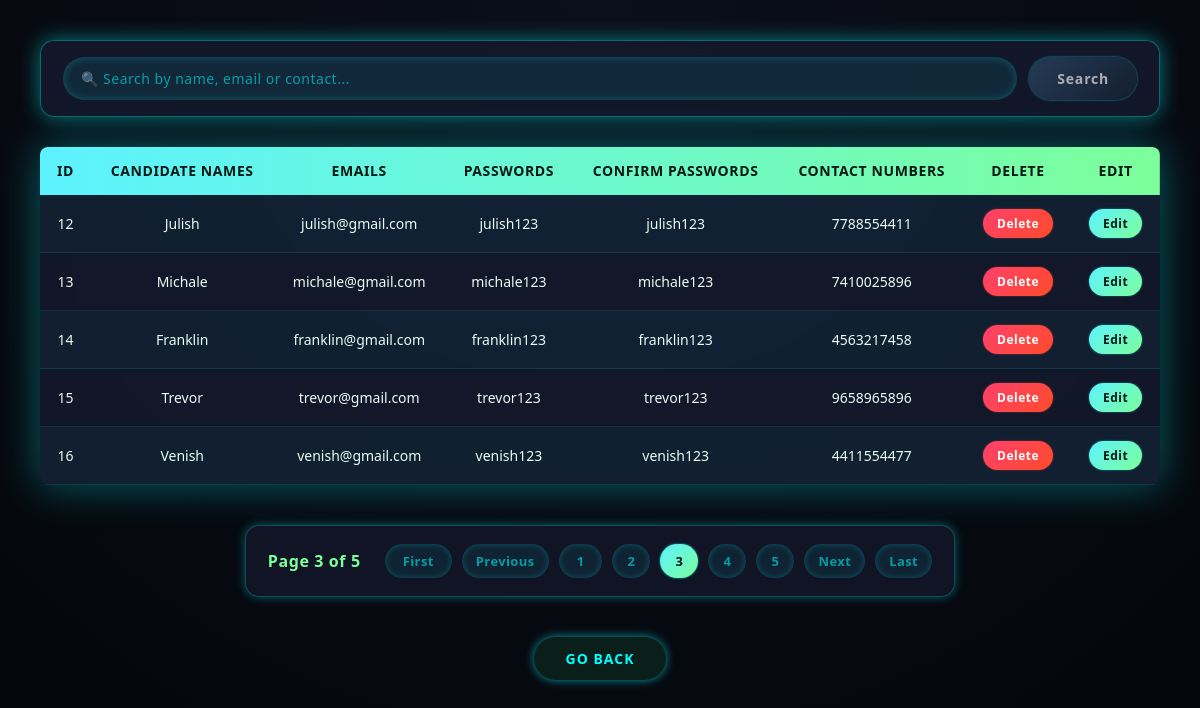
/viewpage/?page=3, run on the app's committed database.
### ProjectOneApp/models.py (models this page shows)
class CandidateDataBases(models.Model):
    candidate_name = models.CharField(max_length=50)
    email = models.EmailField(max_length=50)
    password = models.CharField(max_length=30)
    confirm_password = models.CharField(max_length=30)
    contact_number = models.BigIntegerField()

### ProjectOneApp/views.py (the view)
# urls.py: path("viewpage/", ViewAllData),
def ViewAllData(request):
    search = request.GET.get("search")
    Civils = CandidateDataBases.objects.all()
    if search:
        Civils = Civils.filter(
            Q(candidate_name__icontains=search)
            | Q(email__icontains=search)
            | Q(contact_number__icontains=search)
        )
    Pegi = Paginator(Civils, 5)
    Pages = request.GET.get("page")
    page_objects = Pegi.get_page(Pages)
    logged_user = None
    user_id = request.session.get("user_id")
    if user_id:
        logged_user = CandidateDataBases.objects.get(id=user_id)
    return render(
        request,
        "viewdata.html",
        {"Civils": page_objects, "logged_user": logged_user, "search": search},
    )

### ProjectOneApp/templates/viewdata.html (shortened to what this page needs)
<!DOCTYPE html>
<html lang="en">
<head>
</head>
<body>
    <form method="get" class="search-box">
        <input type="text" name="search" placeholder="🔍 Search by name, email or contact..."
            value="{{ request.GET.search }}">
        <button type="submit">Search</button>
    </form>
    <table>
        <tr>
            <td>ID</td>
            <td>Candidate Names</td>
            <td>Emails</td>
            <td>Passwords</td>
            <td>Confirm Passwords</td>
            <td>Contact Numbers</td>
            <td>Delete</td>
            <td>Edit</td>
        </tr>
        {% for i in Civils %}
        <tr>
            <td>{{i.id}}</td>
            <td>{{i.candidate_name}}</td>
            <td>{{i.email}}</td>
            <td>{{i.password}}</td>
            <td>{{i.confirm_password}}</td>
            <td>{{i.contact_number}}</td>
            <td><a href="/deletepage/{{i.id}}">Delete</a></td>
            <td><a href="/editpage/{{i.id}}">Edit</a></td>
        </tr>
        {% endfor %}
    </table>
    <div class="Pegi">
        <span>
            Page {{ Civils.number }} of {{ Civils.paginator.num_pages }}
        </span>
        {% if Civils.has_previous %}
        <a href="?page=1">First</a>
        <a href="?page={{ Civils.previous_page_number }}">Previous</a>
        {% endif %}
        {% for num in Civils.paginator.page_range %}
        {% if Civils.number == num %}
        <strong>{{ num }}</strong>
        {% else %}
        <a href="?page={{ num }}">{{ num }}</a>
        {% endif %}
        {% endfor %}
        {% if Civils.has_next %}
        <a href="?page={{ Civils.next_page_number }}">Next</a>
        <a href="?page={{ Civils.paginator.num_pages }}">Last</a>
        {% endif %}
    </div>
    <a href="/registerpage/" class="back-link">
        <span>GO BACK</span>
    </a>
</body>
</html>

### ProjectOneApp/templates/viewdata.html (style rules this page uses)
* { box-sizing: border-box; font-family: 'Segoe UI', Tahoma, Geneva, Verdana, sans-serif; }
body { min-height: 100vh; background: radial-gradient(circle at top, #0b0f1a, #05060c); margin: 0; padding: 40px; color: #e8fdf5; }
table { width: 100%; max-width: 1150px; margin: auto; border-collapse: collapse; background: rgba(20, 25, 45, 0.9); backdrop-filter: blur(16px); border-radius: 8px; overflow: hidden; box-shadow: 0 0 40px rgba(0, 255, 255, 0.35); }
table tr:first-child { background: linear-gradient(90deg, #5DF2FF, #7CFF9B); color: #041814; font-weight: 600; letter-spacing: 0.6px; text-transform: uppercase; }
td { padding: 14px 16px; text-align: center; border-bottom: 1px solid rgba(0, 255, 255, 0.12); font-size: 14px; transition: all 0.35s ease; }
tr { transition: all 0.35s ease; }
tr:nth-child(even) { background: rgba(0, 255, 255, 0.04); }
a { text-decoration: none; padding: 6px 14px; border-radius: 20px; font-weight: 600; font-size: 12px; letter-spacing: 0.5px; display: inline-block; transition: all 0.35s ease; }
a[href*="deletepage"] { color: #fff; background: linear-gradient(135deg, #ff416c, #ff4b2b); box-shadow: 0 0 2px rgba(255, 75, 43, 0.6); }
a[href*="editpage"] { color: #041814; background: linear-gradient(135deg, #5DF2FF, #7CFF9B); box-shadow: 0 0 2px rgba(0, 255, 255, 0.6); }
.back-link { position: relative; overflow: hidden; display: block; width: fit-content; margin: 40px auto 0; padding: 12px 32px; border-radius: 40px; background: #0b1f1a; color: #0ff; font-size: 14px; font-weight: 600; letter-spacing: 1px; text-decoration: none; text-align: center; box-shadow: 0 0 10px rgba(0, 255, 255, 0.6); transition: 0.4s ease; }
.back-link span { position: relative; z-index: 2; }
.back-link::before { content: ''; position: absolute; top: -50%; left: -100%; width: 200%; height: 200%; background: linear-gradient(0deg, transparent, transparent 30%, rgba(0, 255, 255, 0.35), transparent 60%); transform: rotate(-60deg); opacity: 0; transition: transform 0.6s ease, opacity 0.4s ease; }
.Pegi { margin: 40px auto 0; padding: 18px 22px; display: flex; flex-wrap: wrap; justify-content: center; align-items: center; gap: 10px; max-width: fit-content; min-width: 320px; background: rgba(20, 25, 45, 0.75); backdrop-filter: blur(14px); border-radius: 14px; box-shadow: 0 0 10px rgba(0, 255, 255, 0.35); border: 1px solid rgba(0, 255, 255, 0.25); }
.Pegi span { color: #7CFF9B; font-weight: 600; letter-spacing: 0.6px; margin-right: 14px; }
.Pegi a, .Pegi strong { min-width: 38px; padding: 8px 14px; text-align: center; border-radius: 22px; font-size: 13px; font-weight: 600; text-decoration: none; letter-spacing: 0.4px; transition: all 0.35s ease; }
.Pegi a { color: rgba(0, 255, 255, 0.548); background: rgba(0, 255, 255, 0.062); box-shadow: inset 0 0 6px rgba(0, 255, 255, 0.25); }
.Pegi strong { color: #041814; background: linear-gradient(135deg, #5DF2FF, #7CFF9B); box-shadow: 0 0 2px rgba(0, 255, 255, 0.95); }
.Pegi a[href*="page=1"], .Pegi a[href*="Last"], .Pegi a[href*="Next"], .Pegi a[href*="Previous"] { padding: 8px 18px; font-weight: 700; }
.search-box { max-width: 1150px; margin: 0 auto 30px; padding: 16px 22px; display: flex; gap: 12px; background: rgba(20, 25, 45, 0.85); backdrop-filter: blur(14px); border-radius: 14px; box-shadow: 0 0 20px rgba(0, 255, 255, 0.45); border: 1px solid rgba(0, 255, 255, 0.35); }
.search-box input { flex: 1; padding: 12px 18px; border-radius: 30px; border: none; outline: none; background: rgba(0, 255, 255, 0.08); color: #e8fdf5; font-size: 14px; font-weight: 500; box-shadow: inset 0 0 8px rgba(0, 255, 255, 0.25); }
.search-box input::placeholder { color: rgba(0, 255, 255, 0.55); letter-spacing: 0.5px; }
.search-box button { padding: 12px 28px; border-radius: 30px; border: none; cursor: pointer; font-size: 14px; font-weight: 700; letter-spacing: 0.8px; color: #f3e7e7b0; background: linear-gradient(135deg, #243b55, #141e30); box-shadow: 0 0 2px rgba(0, 255, 255, 0.75); transition: all 0.35s ease; }

### data on the page
CandidateDataBases: id "12", candidate_name "Julish", email "julish@gmail.com", password "julish123", confirm_password "julish123", contact_number "7788554411"
CandidateDataBases: id "13", candidate_name "Michale", email "michale@gmail.com", password "michale123", confirm_password "michale123", contact_number "7410025896"
CandidateDataBases: id "14", candidate_name "Franklin", email "franklin@gmail.com", password "franklin123", confirm_password "franklin123", contact_number "4563217458"
CandidateDataBases: id "15", candidate_name "Trevor", email "trevor@gmail.com", password "trevor123", confirm_password "trevor123", contact_number "9658965896"
CandidateDataBases: id "16", candidate_name "Venish", email "venish@gmail.com", password "venish123", confirm_password "venish123", contact_number "4411554477"

### other printed values
{{ Civils.number }} "3"
{{ Civils.paginator.num_pages }} "5"
{{ num }} "1" "2" "4" "5"
{{ num }} "3"
